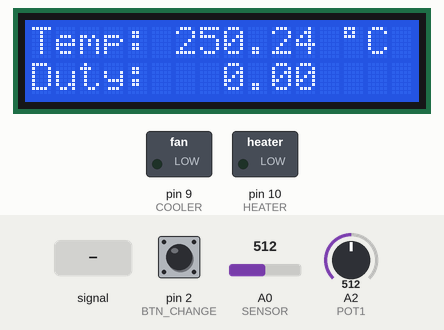
The sketch below on a simulated Arduino Uno, built with avr-gcc and run on an emulated ATmega328P. Parts: 16×2 character LCD, switched loads named in the sketch (green lamp = pin HIGH). Inputs (shaded band) come from the test bench; at power-on: pin 2 (BTN_CHANGE) LOW, A0 (SENSOR) = 512, A2 (POT1) = 512.

Above: at 1.2 s.
1.3 s: pin 2 (BTN_CHANGE) pulled HIGH for 0.15 s
At 2.7 s:
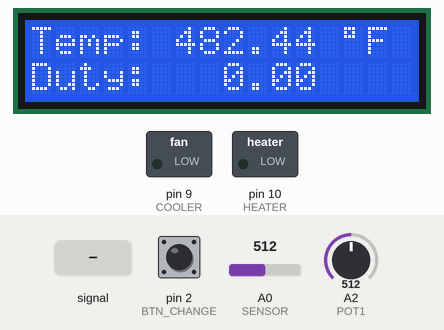
3.0 s: pin 2 (BTN_CHANGE) pulled HIGH for 1 s
At 4.0 s:
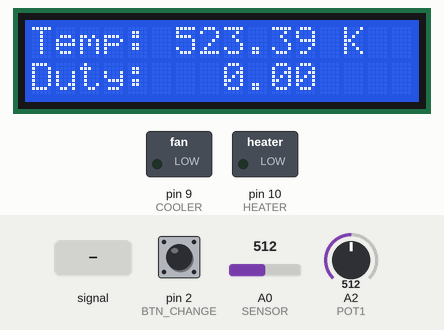
5.5 s: A0 (SENSOR) fed a 200 Hz sine of ±81 counts around its level
At 5.69 s:
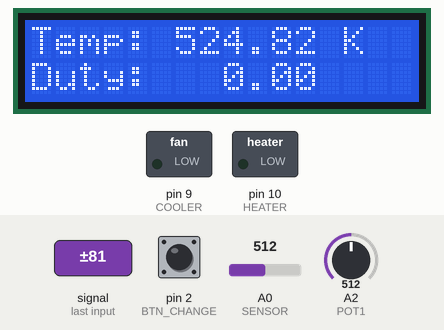
7.0 s: A0 (SENSOR) set to 716
At 8.0 s:
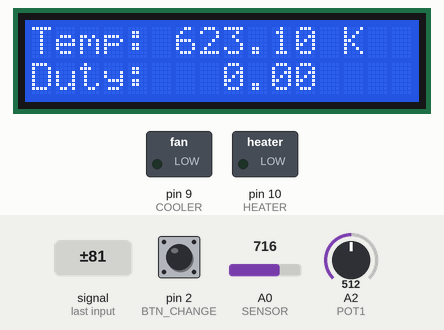
8.5 s: A0 (SENSOR) fed a 1000 Hz sine of ±255 counts around its level
At 8.76 s:
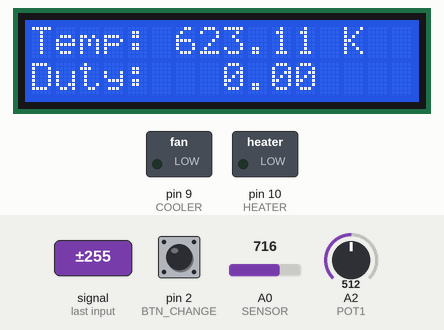
10.1 s: A2 (POT1) set to 20
At 10.3 s:
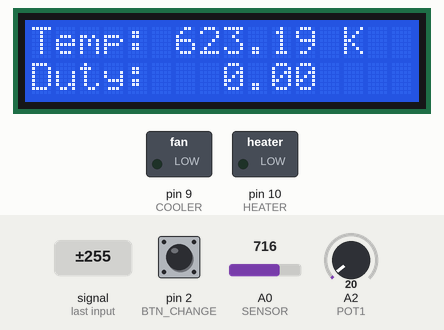
Timing chart, 0 to 12.6 s (numbered marks = the images above; inputs shaded):
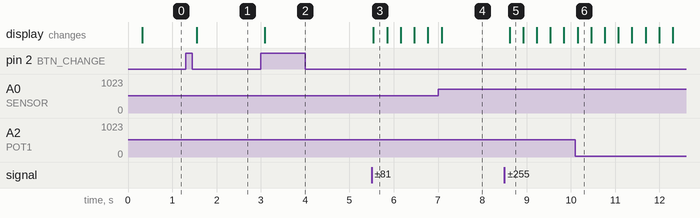

Measured:
- after the input at 1.3 s, the display: changes after 0.25 s (image 1)
- after the input at 3.0 s, the display: changes after 0.09 s (image 2)
- after the input at 5.5 s, the display: changes at once (image 3)
- after the input at 8.5 s, the display: changes after 0.12 s (image 5)

The sketch:

main.ino
```cpp
#include <LiquidCrystal.h>

#define SENSOR A0
#define POT1   A2
#define HEATER 10
#define COOLER 9
#define BTN_CHANGE 2
LiquidCrystal lcd (12, 11, 5, 4, 3, 7);


  double
    error;

  double
    kP = 25.0,
    kI =  6.5,
    kD = 1.0 ;
  double P, I, D;
  double pid;

  double setPoint =42.0;


int
  i,
  value,
  cont,
  displayCont=0,
  timer1_counter,
  val =0,
  state=1;

double
  pwmControl =0,
  tension =0,
  temperature =0,
  temperatureSumm =0,
  lastTemp =0;

float
  deltaTime=0,
  const_temp = 0.01,
  dt=0;


long lastDebounceTime = 0;
long debounceDelay = 20;


void lerEntrada(int sample){

  for(i=0; i < sample ; i++){
      value = analogRead(SENSOR);
      tension = value*5 /1023.0;
      temperatureSumm+= tension/0.010;
    }

    temperature = temperatureSumm/sample;

    temperatureSumm = 0;

}


void outputManager(){


   if(pwmControl < 0)
  {    pwmControl = 0;    }
  if(pwmControl > 255)
  {    pwmControl = 255;  }

  analogWrite(HEATER,pwmControl);
  if(displayCont >=30 ){
      lcd.clear();
      lcd.setCursor(0,0);
      lcd.print ("Temp:");
      lcd.setCursor(6,0);
      if(state==1){
        lcd.print (String(temperature)+" "+((char) 223)+"C");
      //  lcd.print (String(pwmControl));
      }
      else if(state==2){
        lcd.print (String((temperature*1.8+32))+" "+((char) 223)+"F");
      }
      else if(state==3){
        lcd.print (String((temperature+273.15))+" "+"K");
      }
      lcd.setCursor(0,1);
      lcd.print ("Duty:   "+String(pwmControl));
      displayCont =0;
  }
}


void disturbio(){
  // Liga o coller para fazer um disturbio no ambiente
  dt = map(analogRead(POT1),0,1023,0,50);

  analogWrite(COOLER, dt);

}

void mudaEscala(){

  if((millis() - lastDebounceTime) > debounceDelay){
    if(state<3){
      state++;
    }
    else{
      state=1;
   }
  }
  lastDebounceTime = millis();
}


void setup () {

  noInterrupts();           // disable all interrupts
  TCCR1A = 0;
  TCCR1B = 0;
  timer1_counter = 64911;   // preload timer 65536-16MHz/256/100Hz
  TCNT1 = timer1_counter;   // preload timer
  TCCR1B |= (1 << CS12);    // 256 prescaler
  TIMSK1 |= (1 << TOIE1);   // enable timer overflow interrupt
  interrupts();             // enable all interrupts


  pinMode(HEATER, OUTPUT);
  pinMode(COOLER, OUTPUT);
  pinMode(POT1, INPUT);
 attachInterrupt(digitalPinToInterrupt(BTN_CHANGE), mudaEscala, RISING);

  lcd.begin (16, 2);
  lcd.setCursor(0,0);
  lcd.print ("   Iniciando:");
  lcd.setCursor(0,1);
  lcd.print ("    00000000     ");

}

void loop(){

  lerEntrada(150);

  deltaTime = cont* const_temp;
  cont = 0;

  error = setPoint - temperature;

  P = error * kP;

  //I
  I = I + (error * kI) * deltaTime;

  //D
  D = (lastTemp - temperature) * kD / deltaTime;
  lastTemp= temperature;


  // Soma tudo
  pid = P + I + D;

  pwmControl=(pid+10 );

  outputManager();
  disturbio();

}


ISR(TIMER1_OVF_vect){    //interrupção a cada 10ms
  TCNT1 = timer1_counter;
  cont++;
  displayCont++;

}
```
